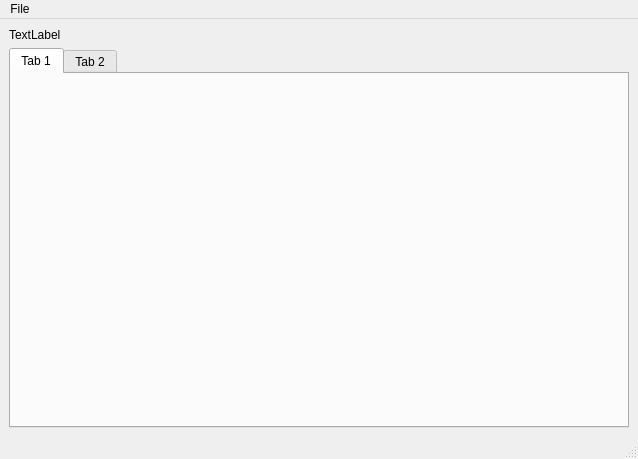
<?xml version="1.0" encoding="UTF-8"?>
<ui version="4.0">
 <class>MainWindow</class>
 <widget class="QMainWindow" name="MainWindow">
  <property name="geometry">
   <rect>
    <x>0</x>
    <y>0</y>
    <width>638</width>
    <height>459</height>
   </rect>
  </property>
  <property name="windowTitle">
   <string>MainWindow</string>
  </property>
  <widget class="QWidget" name="centralwidget">
   <layout class="QVBoxLayout" name="verticalLayout">
    <item>
     <layout class="QVBoxLayout" name="verticalLayout_3">
      <item>
       <widget class="QLabel" name="label">
        <property name="text">
         <string>TextLabel</string>
        </property>
       </widget>
      </item>
     </layout>
    </item>
    <item>
     <layout class="QHBoxLayout" name="horizontalLayout">
      <item>
       <widget class="QTabWidget" name="tabWidget">
        <property name="currentIndex">
         <number>0</number>
        </property>
        <widget class="QWidget" name="tab">
         <attribute name="title">
          <string>Tab 1</string>
         </attribute>
        </widget>
        <widget class="QWidget" name="tab_2">
         <attribute name="title">
          <string>Tab 2</string>
         </attribute>
        </widget>
       </widget>
      </item>
     </layout>
    </item>
   </layout>
  </widget>
  <widget class="QMenuBar" name="menubar">
   <property name="geometry">
    <rect>
     <x>0</x>
     <y>0</y>
     <width>638</width>
     <height>21</height>
    </rect>
   </property>
   <widget class="QMenu" name="menuFile">
    <property name="title">
     <string>File</string>
    </property>
    <addaction name="actionQuitter"/>
   </widget>
   <addaction name="menuFile"/>
  </widget>
  <widget class="QStatusBar" name="statusbar"/>
  <action name="actionQuitter">
   <property name="text">
    <string>Quitter</string>
   </property>
  </action>
 </widget>
 <resources/>
 <connections/>
</ui>
